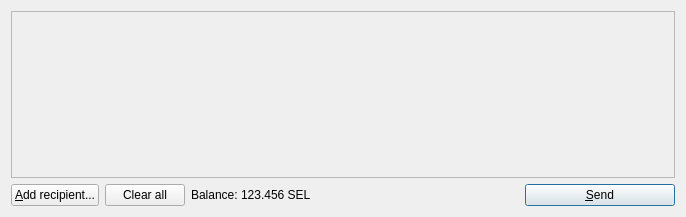
<?xml version="1.0" encoding="UTF-8"?>
<ui version="4.0">
 <class>SendCoinsDialog</class>
 <widget class="QDialog" name="SendCoinsDialog">
  <property name="geometry">
   <rect>
    <x>0</x>
    <y>0</y>
    <width>686</width>
    <height>217</height>
   </rect>
  </property>
  <property name="windowTitle">
   <string>Send Coins</string>
  </property>
  <layout class="QVBoxLayout" name="verticalLayout">
   <item>
    <widget class="QScrollArea" name="scrollArea">
     <property name="widgetResizable">
      <bool>true</bool>
     </property>
     <widget class="QWidget" name="scrollAreaWidgetContents">
      <property name="geometry">
       <rect>
        <x>0</x>
        <y>0</y>
        <width>666</width>
        <height>165</height>
       </rect>
      </property>
      <layout class="QVBoxLayout" name="verticalLayout_2">
       <property name="leftMargin">
        <number>0</number>
       </property>
       <property name="topMargin">
        <number>0</number>
       </property>
       <property name="rightMargin">
        <number>0</number>
       </property>
       <property name="bottomMargin">
        <number>0</number>
       </property>
       <item>
        <layout class="QVBoxLayout" name="entries">
         <property name="spacing">
          <number>6</number>
         </property>
        </layout>
       </item>
       <item>
        <spacer name="verticalSpacer">
         <property name="orientation">
          <enum>Qt::Vertical</enum>
         </property>
         <property name="sizeHint" stdset="0">
          <size>
           <width>20</width>
           <height>40</height>
          </size>
         </property>
        </spacer>
       </item>
      </layout>
     </widget>
    </widget>
   </item>
   <item>
    <layout class="QHBoxLayout" name="horizontalLayout">
     <item>
      <widget class="QPushButton" name="addButton">
       <property name="toolTip">
        <string>Send to multiple recipients at once</string>
       </property>
       <property name="text">
        <string>&amp;Add recipient...</string>
       </property>
       <property name="icon">
        <iconset resource="../bitcoin.qrc">
         <normaloff>:/icons/add</normaloff>:/icons/add</iconset>
       </property>
      </widget>
     </item>
     <item>
      <widget class="QPushButton" name="clearButton">
       <property name="sizePolicy">
        <sizepolicy hsizetype="Minimum" vsizetype="Fixed">
         <horstretch>0</horstretch>
         <verstretch>0</verstretch>
        </sizepolicy>
       </property>
       <property name="toolTip">
        <string>Remove all transaction fields</string>
       </property>
       <property name="text">
        <string>Clear all</string>
       </property>
       <property name="icon">
        <iconset resource="../bitcoin.qrc">
         <normaloff>:/icons/remove</normaloff>:/icons/remove</iconset>
       </property>
       <property name="autoRepeatDelay">
        <number>300</number>
       </property>
      </widget>
     </item>
     <item>
      <layout class="QHBoxLayout" name="horizontalLayout_2">
       <property name="spacing">
        <number>3</number>
       </property>
       <item>
        <widget class="QLabel" name="label">
         <property name="text">
          <string>Balance:</string>
         </property>
        </widget>
       </item>
       <item>
        <widget class="QLabel" name="labelBalance">
         <property name="text">
          <string>123.456 SEL</string>
         </property>
         <property name="textInteractionFlags">
          <set>Qt::LinksAccessibleByMouse|Qt::TextSelectableByKeyboard|Qt::TextSelectableByMouse</set>
         </property>
        </widget>
       </item>
      </layout>
     </item>
     <item>
      <spacer name="horizontalSpacer">
       <property name="orientation">
        <enum>Qt::Horizontal</enum>
       </property>
       <property name="sizeHint" stdset="0">
        <size>
         <width>40</width>
         <height>20</height>
        </size>
       </property>
      </spacer>
     </item>
     <item>
      <widget class="QPushButton" name="sendButton">
       <property name="minimumSize">
        <size>
         <width>150</width>
         <height>0</height>
        </size>
       </property>
       <property name="toolTip">
        <string>Confirm the send action</string>
       </property>
       <property name="text">
        <string>&amp;Send</string>
       </property>
       <property name="icon">
        <iconset resource="../bitcoin.qrc">
         <normaloff>:/icons/send</normaloff>:/icons/send</iconset>
       </property>
       <property name="default">
        <bool>true</bool>
       </property>
      </widget>
     </item>
    </layout>
   </item>
  </layout>
 </widget>
 <resources>
  <include location="../bitcoin.qrc"/>
 </resources>
 <connections/>
</ui>
